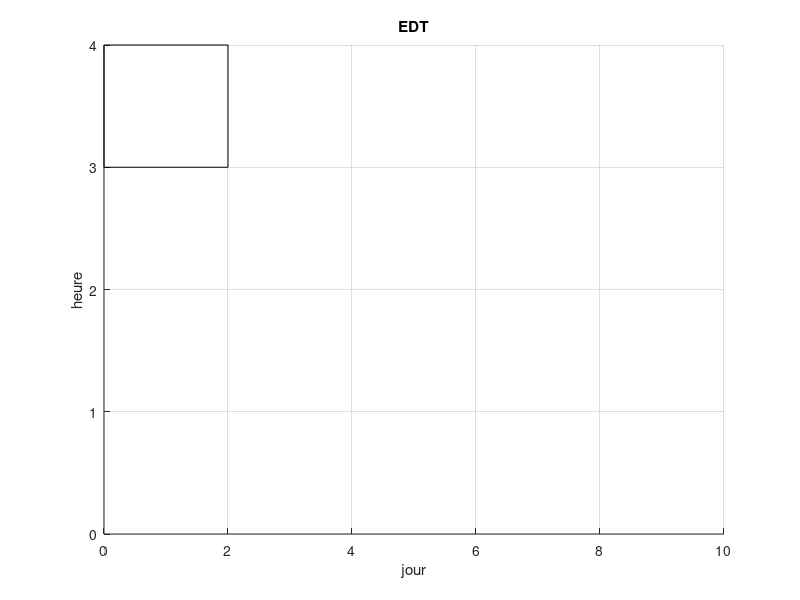

Write MATLAB code to recreate this figure. (Note: this script raises an error after producing the figure.)
%PROMO
% x est la solution optimale
% 5 jours par semaine et 4 créneaux par jour
% on représente un créneau par un rectangle de 1 sur 2
% L'emploi du temps est contenu dans le rectangle ([0;0], [0,10],
% [4,10],[4,0])
 
% on définit la fenêtre
    j=0:10;
    h=0:4;
    grid('on');
    axis([0 10 0 4]);
    
    set(gca,'Xtick',0:2:10);  set(gca,'Ytick',0:1:5);  
    title('EDT');
    xlabel('jour'); ylabel('heure');

    %On définit les créneaux sous forme de rectangle (blanc par défaut, en
    %couleur si occupé)
    %creneau = zeros(5,4);
    for i= 1:5
        for j= 1:4
          creneau (i,j) = rectangle ('Position',[2*(i-1) 4-j 2 1]);
          creneau(i,j).FaceColor='white'
        end
    end
    
    for i=1:5
        for j=1:4
            if Promo(j,i) == 1
                creneau(i,j).FaceColor='red'
                text(2*(i-1)+0.2, 4-j+0.5, 'Droite Maths');
            end
            if Promo(j,i) == 2
                creneau(i,j).FaceColor='magenta';
                text(2*(i-1)+0.2, 4-j+0.5, 'Ellips Maths');
            end
            if Promo(j,i) ==3
                creneau(i,j).FaceColor='yellow';
                text(2*(i-1)+0.1, 4-j+0.5, 'Proton Physique');
            end
            if Promo(j,i) == 4
                creneau(i,j).FaceColor='green';
                text(2*(i-1)+0.2, 4-j+0.5, 'Pascal Info');
            end
            if Promo(j,i) ==5
                creneau(i,j).FaceColor='cyan';
                text(2*(i-1)+0.2, 4-j+0.5, 'Dell Info');
            end
            if Promo(j,i) ==6
                creneau(i,j).FaceColor='blue';
                text(2*(i-1)+0.2, 4-j+0.5, 'Young Anglais');
            end
            if Promo(j,i) ==7
                creneau(i,j).FaceColor=[0.5 0.2 0.75];
                text(2*(i-1)+0.2, 4-j+0.5, 'Gazelle Sport');
            end
            if Promo(j,i) ==8
                creneau(i,j).FaceColor=[1 0.7 0];
                text(2*(i-1)+0.2, 4-j+0.5, 'Bigceps Sport');
            end
        end
    end
    
        
    